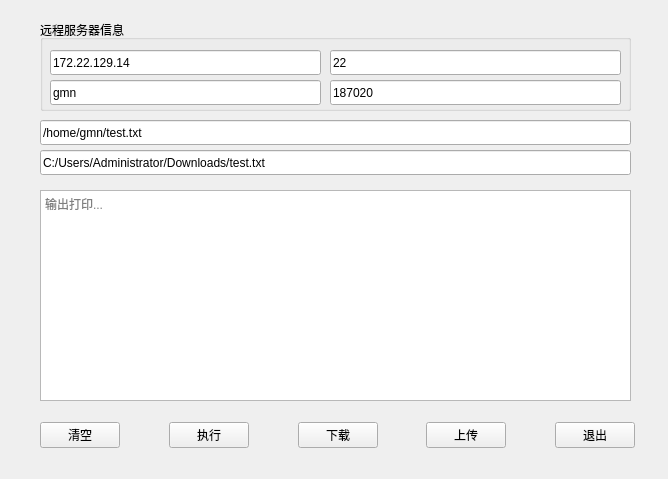
<?xml version="1.0" encoding="UTF-8"?>
<ui version="4.0">
 <class>Widget</class>
 <widget class="QWidget" name="Widget">
  <property name="geometry">
   <rect>
    <x>0</x>
    <y>0</y>
    <width>668</width>
    <height>479</height>
   </rect>
  </property>
  <property name="windowTitle">
   <string>SSHClient</string>
  </property>
  <property name="windowIcon">
   <iconset resource="res.qrc">
    <normaloff>:/icons/images/editor.ico</normaloff>:/icons/images/editor.ico</iconset>
  </property>
  <widget class="QGroupBox" name="groupBox">
   <property name="geometry">
    <rect>
     <x>40</x>
     <y>20</y>
     <width>591</width>
     <height>91</height>
    </rect>
   </property>
   <property name="title">
    <string>远程服务器信息</string>
   </property>
   <widget class="QLineEdit" name="lineEdit_IP">
    <property name="geometry">
     <rect>
      <x>10</x>
      <y>30</y>
      <width>271</width>
      <height>25</height>
     </rect>
    </property>
    <property name="text">
     <string>172.22.129.14</string>
    </property>
    <property name="placeholderText">
     <string>IP地址</string>
    </property>
   </widget>
   <widget class="QLineEdit" name="lineEdit_Port">
    <property name="geometry">
     <rect>
      <x>290</x>
      <y>30</y>
      <width>291</width>
      <height>25</height>
     </rect>
    </property>
    <property name="text">
     <string>22</string>
    </property>
    <property name="placeholderText">
     <string>端口</string>
    </property>
   </widget>
   <widget class="QLineEdit" name="lineEdit_pwd">
    <property name="geometry">
     <rect>
      <x>290</x>
      <y>60</y>
      <width>291</width>
      <height>25</height>
     </rect>
    </property>
    <property name="text">
     <string>187020</string>
    </property>
   </widget>
   <widget class="QLineEdit" name="lineEdit_User">
    <property name="geometry">
     <rect>
      <x>10</x>
      <y>60</y>
      <width>271</width>
      <height>25</height>
     </rect>
    </property>
    <property name="text">
     <string>gmn</string>
    </property>
   </widget>
  </widget>
  <widget class="QTextEdit" name="textEdit">
   <property name="geometry">
    <rect>
     <x>40</x>
     <y>190</y>
     <width>591</width>
     <height>211</height>
    </rect>
   </property>
   <property name="acceptRichText">
    <bool>true</bool>
   </property>
   <property name="placeholderText">
    <string>输出打印...</string>
   </property>
  </widget>
  <widget class="QLineEdit" name="lineEdit_src">
   <property name="geometry">
    <rect>
     <x>40</x>
     <y>120</y>
     <width>591</width>
     <height>25</height>
    </rect>
   </property>
   <property name="text">
    <string>/home/gmn/test.txt</string>
   </property>
   <property name="placeholderText">
    <string>源文件路径</string>
   </property>
  </widget>
  <widget class="QLineEdit" name="lineEdit_dest">
   <property name="geometry">
    <rect>
     <x>40</x>
     <y>150</y>
     <width>591</width>
     <height>25</height>
    </rect>
   </property>
   <property name="text">
    <string>C:/Users/Administrator/Downloads/test.txt</string>
   </property>
   <property name="placeholderText">
    <string>目标文件路径</string>
   </property>
  </widget>
  <widget class="QWidget" name="">
   <property name="geometry">
    <rect>
     <x>40</x>
     <y>420</y>
     <width>595</width>
     <height>31</height>
    </rect>
   </property>
   <layout class="QHBoxLayout" name="horizontalLayout">
    <item>
     <widget class="QPushButton" name="pushButton_clear">
      <property name="text">
       <string>清空</string>
      </property>
      <property name="icon">
       <iconset resource="res.qrc">
        <normaloff>:/icons/images/sync.ico</normaloff>:/icons/images/sync.ico</iconset>
      </property>
     </widget>
    </item>
    <item>
     <spacer name="horizontalSpacer_6">
      <property name="orientation">
       <enum>Qt::Horizontal</enum>
      </property>
      <property name="sizeHint" stdset="0">
       <size>
        <width>18</width>
        <height>20</height>
       </size>
      </property>
     </spacer>
    </item>
    <item>
     <widget class="QPushButton" name="pushButton_clear_2">
      <property name="text">
       <string>执行</string>
      </property>
      <property name="icon">
       <iconset resource="res.qrc">
        <normaloff>:/icons/images/132.bmp</normaloff>:/icons/images/132.bmp</iconset>
      </property>
     </widget>
    </item>
    <item>
     <spacer name="horizontalSpacer_5">
      <property name="orientation">
       <enum>Qt::Horizontal</enum>
      </property>
      <property name="sizeHint" stdset="0">
       <size>
        <width>18</width>
        <height>20</height>
       </size>
      </property>
     </spacer>
    </item>
    <item>
     <widget class="QPushButton" name="pushButton_download">
      <property name="text">
       <string>下载</string>
      </property>
      <property name="icon">
       <iconset resource="res.qrc">
        <normaloff>:/icons/images/download.ico</normaloff>:/icons/images/download.ico</iconset>
      </property>
     </widget>
    </item>
    <item>
     <spacer name="horizontalSpacer_4">
      <property name="orientation">
       <enum>Qt::Horizontal</enum>
      </property>
      <property name="sizeHint" stdset="0">
       <size>
        <width>18</width>
        <height>20</height>
       </size>
      </property>
     </spacer>
    </item>
    <item>
     <widget class="QPushButton" name="pushButton_upload">
      <property name="text">
       <string>上传</string>
      </property>
      <property name="icon">
       <iconset resource="res.qrc">
        <normaloff>:/icons/images/upload.ico</normaloff>:/icons/images/upload.ico</iconset>
      </property>
     </widget>
    </item>
    <item>
     <spacer name="horizontalSpacer_3">
      <property name="orientation">
       <enum>Qt::Horizontal</enum>
      </property>
      <property name="sizeHint" stdset="0">
       <size>
        <width>18</width>
        <height>20</height>
       </size>
      </property>
     </spacer>
    </item>
    <item>
     <widget class="QPushButton" name="pushButton_close">
      <property name="text">
       <string>退出</string>
      </property>
      <property name="icon">
       <iconset resource="res.qrc">
        <normaloff>:/icons/images/324.bmp</normaloff>:/icons/images/324.bmp</iconset>
      </property>
     </widget>
    </item>
   </layout>
  </widget>
 </widget>
 <resources>
  <include location="res.qrc"/>
 </resources>
 <connections>
  <connection>
   <sender>pushButton_close</sender>
   <signal>clicked()</signal>
   <receiver>Widget</receiver>
   <slot>close()</slot>
   <hints>
    <hint type="sourcelabel">
     <x>582</x>
     <y>414</y>
    </hint>
    <hint type="destinationlabel">
     <x>333</x>
     <y>221</y>
    </hint>
   </hints>
  </connection>
  <connection>
   <sender>pushButton_clear</sender>
   <signal>clicked()</signal>
   <receiver>textEdit</receiver>
   <slot>clear()</slot>
   <hints>
    <hint type="sourcelabel">
     <x>87</x>
     <y>414</y>
    </hint>
    <hint type="destinationlabel">
     <x>335</x>
     <y>250</y>
    </hint>
   </hints>
  </connection>
 </connections>
</ui>
